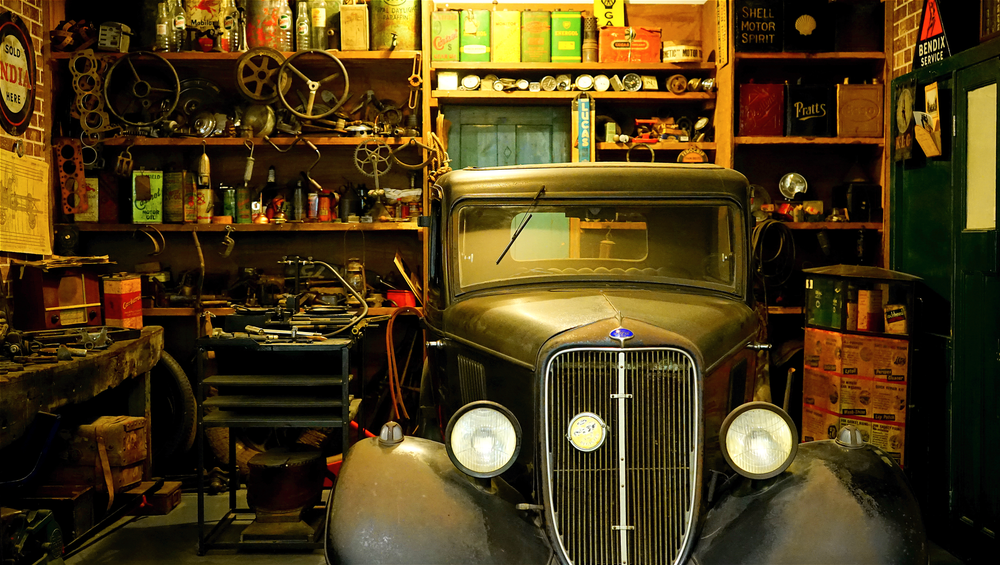
#> input picture training/classical_SR_datasets/DIV2K_valid_HR/0900.png, 1000 x 565 px, shrunk from 2040 x 1152 before the run, found by its file name; its folder holds only this picture in this run
$ python saliency_map_making_validset.py
#> lines starting #> are read from the running program, lines starting #| are printed output that depends on the picture; after the words box and inside, x2 and y2 are one past the last pixel; in counts of white or black regions, pixels touching at a corner belong together
import cv2, os
import numpy as np
import matplotlib.pyplot as plt
from PIL import Image
path='../classical_SR_datasets/DIV2K_valid_HR/'
pathnew='../classical_SR_datasets/DIV2K_valid_HR_saliency/'
for name in os.listdir(path):
    img = cv2.imread(path+name)
#> img is the input picture: shape (565, 1000, 3); mean B, G, R 23.1, 59.1, 76.8
    lab = cv2.cvtColor(img, cv2.COLOR_BGR2LAB)
#> lab: shape (565, 1000, 3); mean of channels 0, 1, 2 64.7, 131.5, 149.4
    a_component = lab[:,:,1]
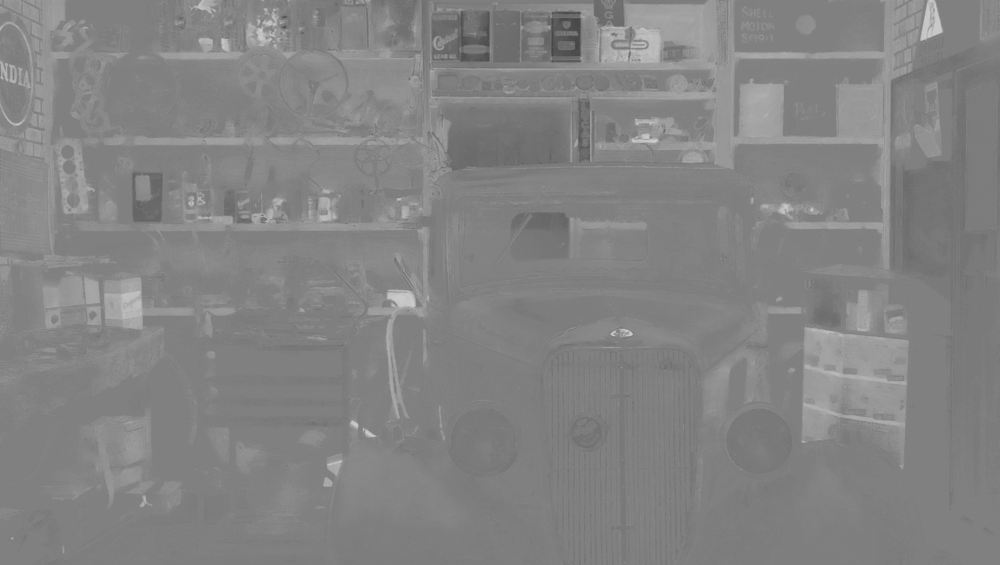
#> a_component: shape (565, 1000); min 68, max 206, mean 131.5
    th = cv2.threshold(a_component,140,255,cv2.THRESH_BINARY)[1]
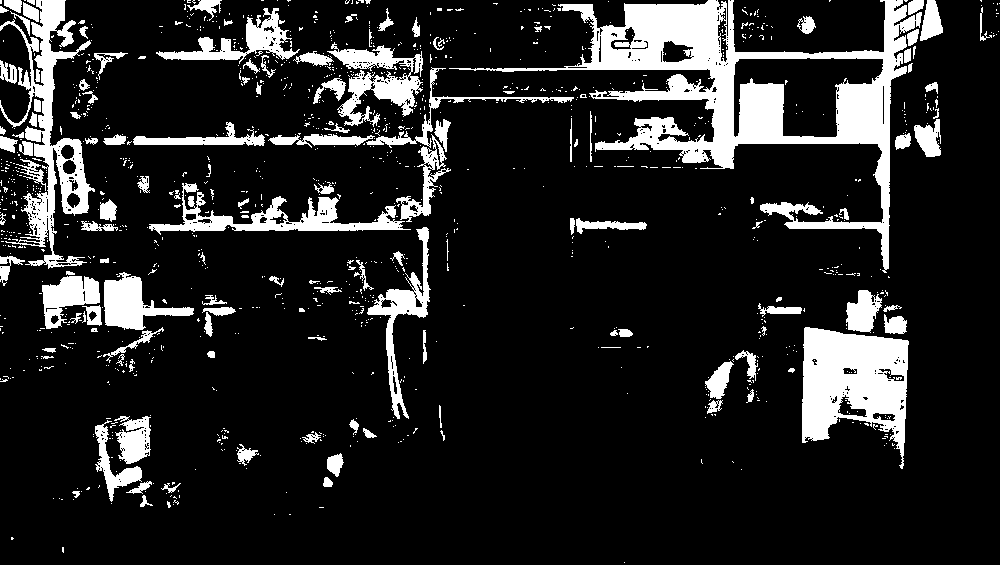
#> th: shape (565, 1000); 14.5% white; 1180 white regions (1041 under 20 px), largest, box (x1, y1, x2, y2) and area: (449, 0, 922, 273) 25618, (802, 327, 909, 469) 9364, (0, 0, 95, 269) 7111
    blur = cv2.GaussianBlur(th,(13,13), 11)
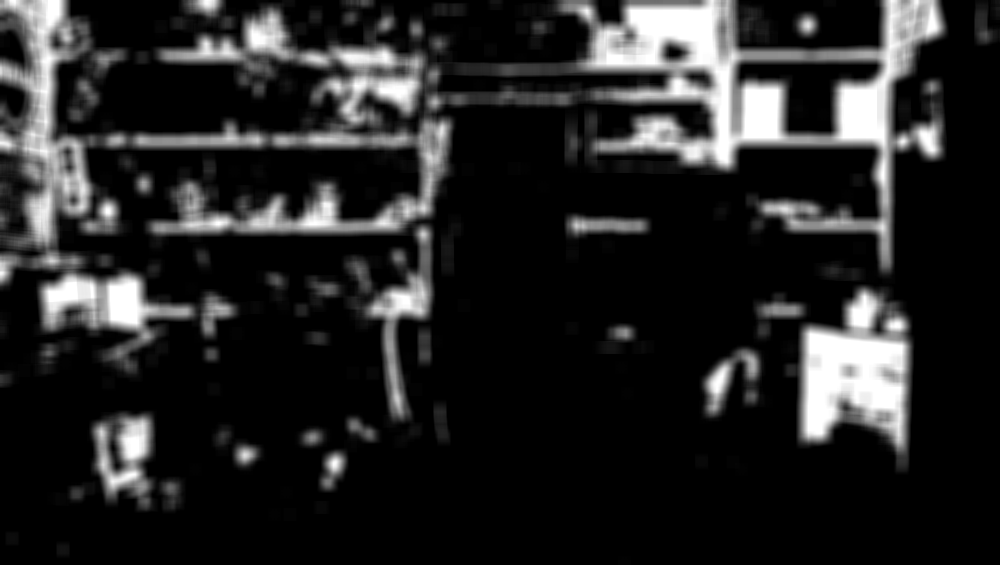
#> blur: shape (565, 1000); min 0, max 255, mean 37.1
    heatmap_img = cv2.applyColorMap(blur, cv2.COLORMAP_JET)
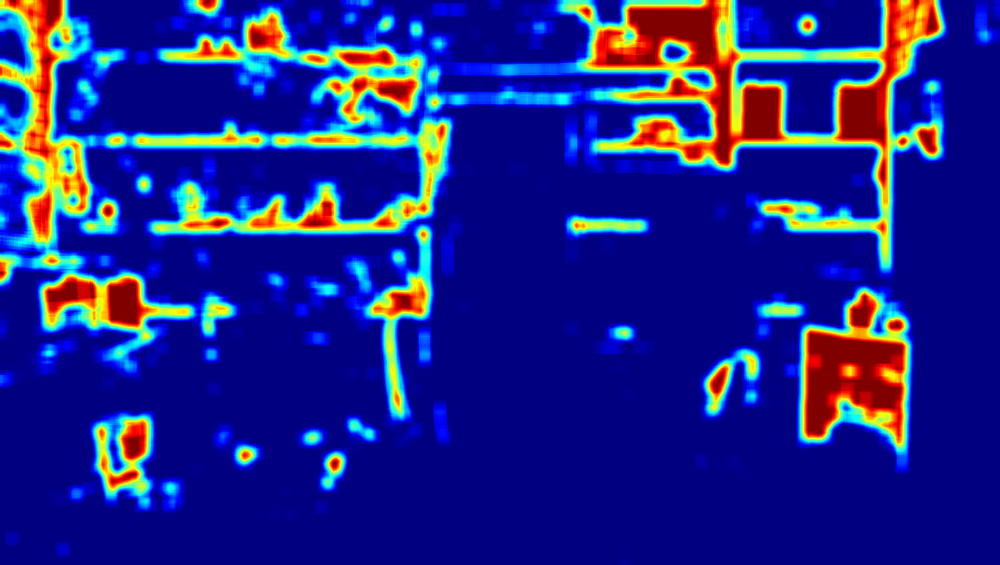
#> heatmap_img: shape (565, 1000, 3); mean B, G, R 134.9, 36.7, 29.4
    super_imposed_img = cv2.addWeighted(heatmap_img, 0.5, img, 0.5, 0)
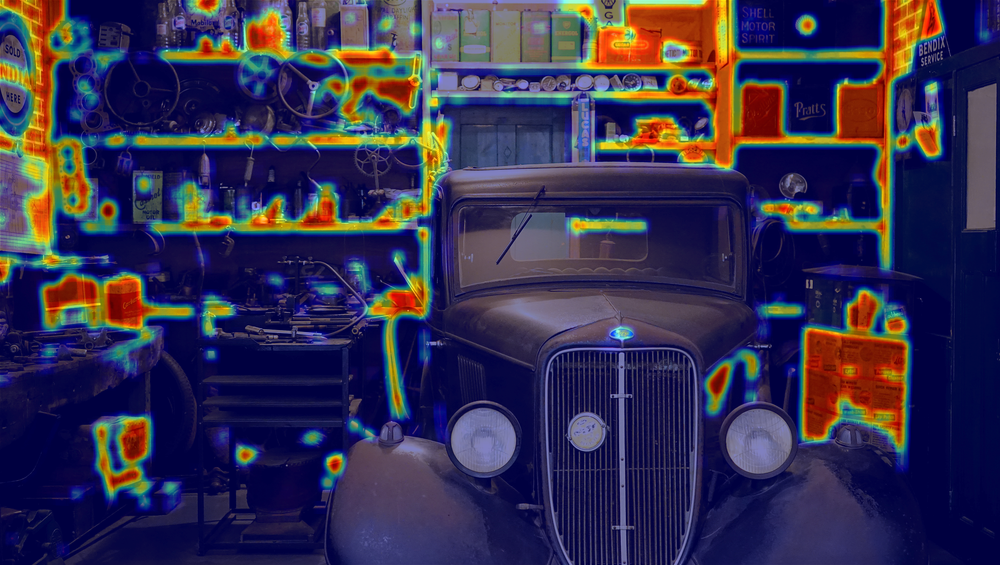
#> super_imposed_img: shape (565, 1000, 3); mean B, G, R 78.9, 47.9, 53.1
    cv2.imwrite(pathnew+name,super_imposed_img)
